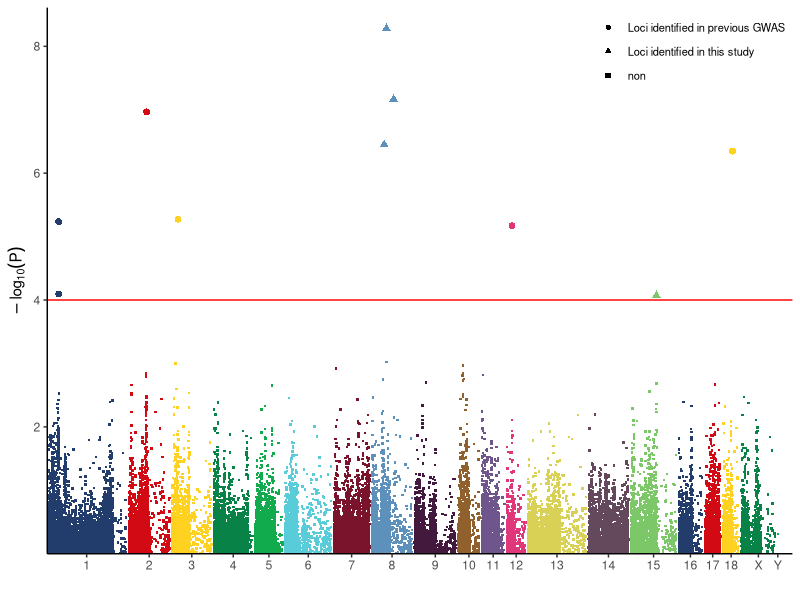
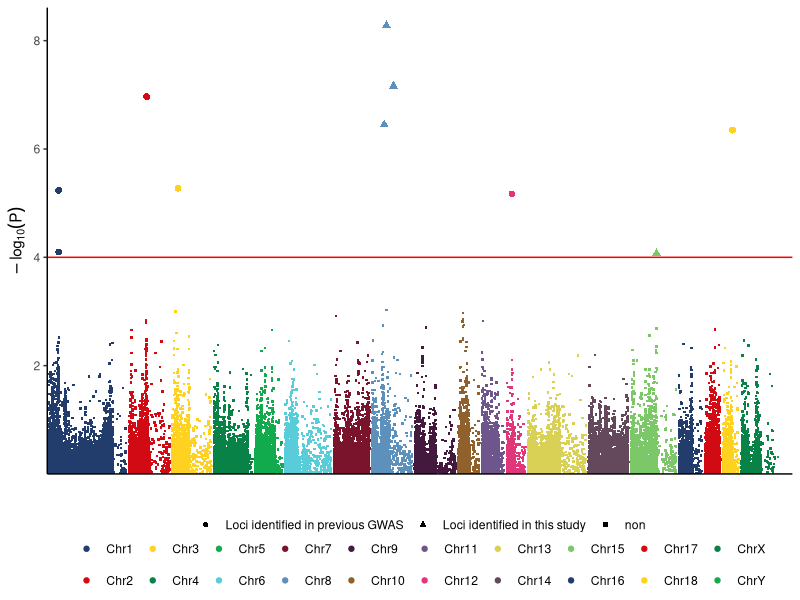
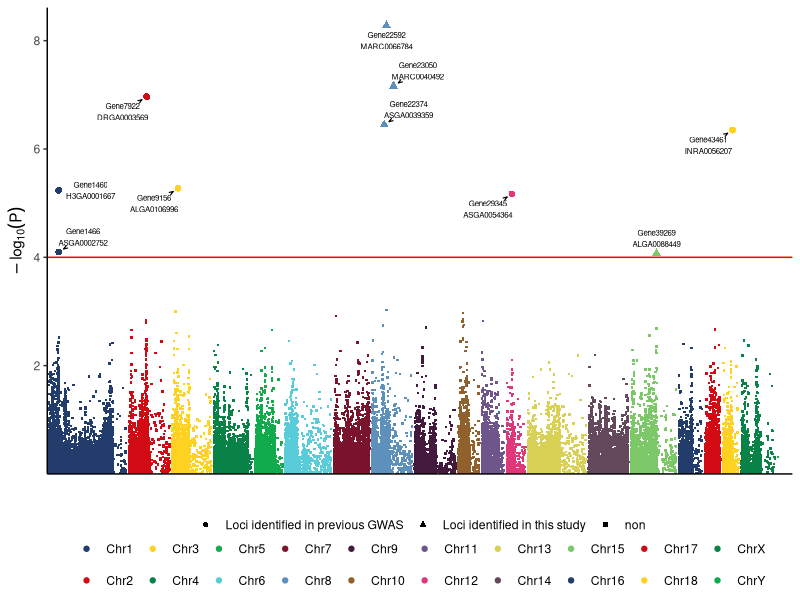
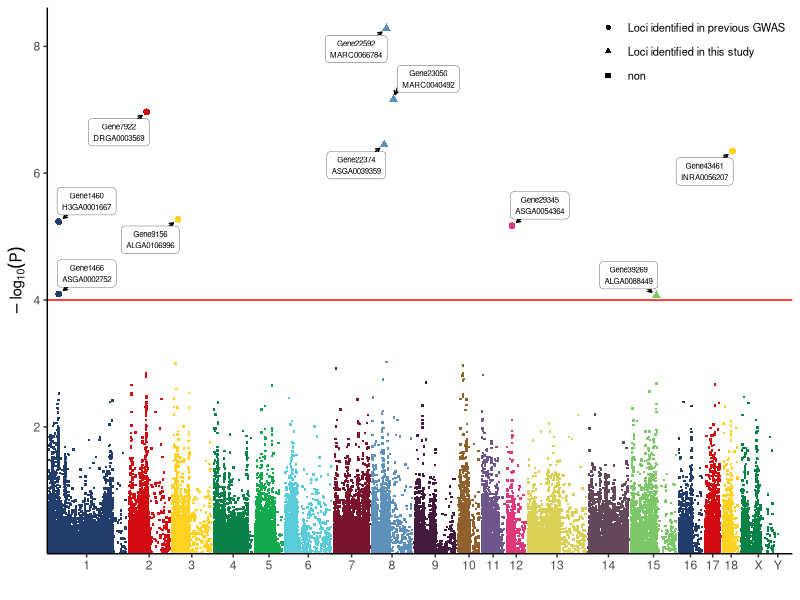
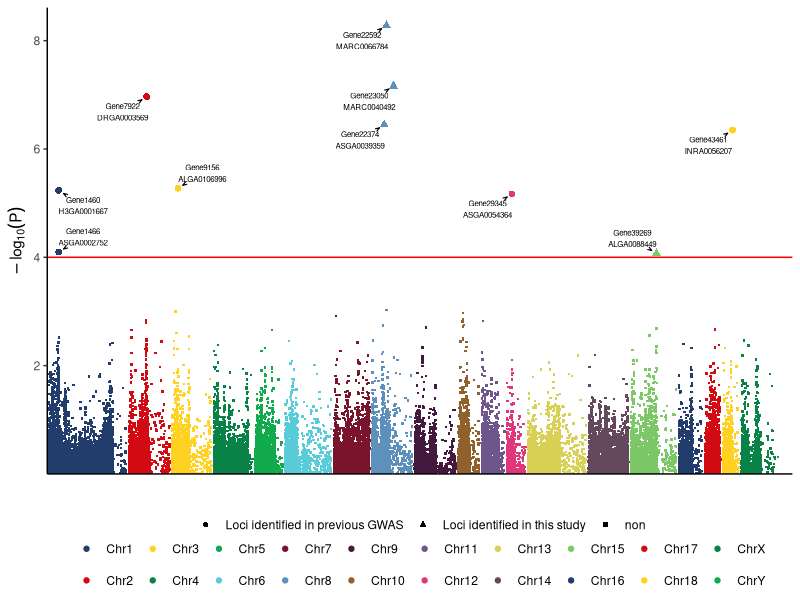

Here is the R script that generated these plots, in order:
## ---- chunk 1
knitr::opts_chunk$set(echo = TRUE)
## ---- chunk 2
library(dplyr)

gwas <- read.csv("easy_input.csv", as.is = T)
head(gwas)
str(gwas)

gwas$chr <- factor(gwas$CHR,levels=c(1:18,"X","Y"))#给染色体排序 order chromosomes
## ---- chunk 3
chrom <- read.table("Karyotype.txt", header = T, as.is = T)
head(chrom)
#计算每条染色体在x轴上的起始位置
#calculate the starting position of each chromosome on the x-axis
chrom$chrx <- c(0,cumsum(as.numeric(chrom$chr_len))[-nrow(chrom)])
chrx <- data.frame(chr = chrom$chr, chrx = chrom$chrx)
chrx$chr <- factor(chrx$chr,levels=c(1:18,"X","Y"))#给染色体排序 order chromosomes
## ---- chunk 4
#计算每条染色体在x轴上的坐标
#calculate the coordinates of each chromosome on the x-axis
gwas <- left_join(gwas, chrx, by=c("chr"="chr")) %>%
  #arrange(chr, POS) %>%
  mutate(SNPx=POS+chrx)

#取-log10(P-value)作为y轴坐标
#take -log10(P-value) as the y-axis coordinate
gwas$SNPy <- -log10(gwas$P_value)
## ---- chunk 5
#设置阈值
#set threshold
logPcutoff <- 4

#是否超过阈值分为两类，后面将用不同大小的点来区分
#whether or not the threshold is exceeded is divided into two categories, which will be distinguished later by dots of different sizes
gwas$pcut <- rep("0", nrow(gwas))
gwas[gwas$SNPy > logPcutoff,]$pcut <- "1"

#只给超过一定阈值的SNP写文字标签
#write text labels only for SNP above a certain threshold
gwas$label <- rep(NA, nrow(gwas))
gwas[gwas$SNPy > logPcutoff,]$label <- paste(gwas[gwas$SNPy > 4,]$gene,gwas[gwas$SNPy > 4,]$SNP,sep = "\n")
#如果没有提供基因名，就用下面这行
#if the gene name is not provided, use the following line
#gwas[gwas$SNPy > logPcutoff,]$label <- gwas[gwas$SNPy > 4,]$SNP

tail(gwas)
str(gwas)
## ---- chunk 6
#不喜欢默认的配色，自定义足够多的颜色
#don't like the default color scheme, customize enough colors
mycol <- rep(c("#223D6C","#D20A13","#FFD121","#088247","#11AA4D","#58CDD9","#7A142C","#5D90BA","#431A3D","#91612D","#6E568C","#E0367A","#D8D155","#64495D","#7CC767"),2)

#染色体的名字作为x轴标签
#chromosome names as x-axis labels
axisdf = gwas %>% group_by(chr) %>% summarize(center=( max(SNPx) + min(SNPx) ) / 2 )

library("ggplot2")
p <- ggplot(data = gwas, mapping = aes(x = SNPx, y = SNPy)) + 
  geom_point(aes(colour = chr, #每条染色体用不同的颜色 use a different color for each chromosome
                 shape = type, #不同类型用不同形状 different shapes for different types
                 size = pcut)) + #阈值上下的点用不同大小 dots above and below the threshold use different sizes
  #如果没有分类信息，或者不需要用不同的形状显示分类，就运行下面这行
  #if there are no categories, or if you don't need to display the categories in a different shape, run the following line
  #geom_point(aes(colour = CHR)) +
  scale_size_discrete(range = c(0.5,2)) + #点的大小范围 range of dot sizes
  #scale_shape_manual(values = c(20,8,15)) + #点的形状 shape of the dot
  
  #添加阈值的红色直线
  #add a red line with threshold
  geom_hline(yintercept = logPcutoff, color = 'red') +
  
  xlab("") + ylab(expression(-log[10](P))) + 
  scale_x_continuous(label = axisdf$chr, breaks= axisdf$center,
                     expand = expand_scale(mult = c(0,0.02))) + #左边到头，右边留空 left to the end, leave the right blank
  scale_y_continuous(expand = expand_scale(mult = c(0,0.04))) + #下面到头，上面留空 bottom to the end, leave the top blank
  
  theme_bw() + #去除背景色 remove background color
  theme(panel.grid =element_blank()) + #去除网格线 remove gridlines
  theme(panel.border = element_blank()) + #去除外层边框 remove outer border
  theme(axis.text = element_text(size = rel(0.8)), #坐标轴标签字号 axis label font size
        axis.line = element_line(colour = "black")) #沿坐标轴显示直线 display lines along the axes
  
p1 <- p + scale_color_manual(values = mycol) + #使用自定义的颜色 use custom colors
  guides(colour = FALSE, size = FALSE) + #不显示染色体图例 chromosome legend not shown
  theme(legend.background = element_blank(), 
        legend.title = element_blank(),
        legend.text = element_text(size = 8), #图例字号 legend font size
        legend.position = c(1,1),legend.justification = c(1,1)) #形状的图例放在右上角 the legend for the shape is placed in the upper right corner
p1

#图例放到底部
#the legend is placed at the bottom
p2 <- p + theme(axis.ticks.x = element_blank(), axis.text.x = element_blank()) +#去除x轴刻度和标签 remove x-axis scale and labels
  guides(color = guide_legend(nrow = 2), #染色体的图例排两行 the legend for the chromosomes is in two rows
         size = FALSE) + #不显示点大小的图例 the legend does not show the point size
  theme(legend.background = element_blank(), 
        legend.title = element_blank(),
        legend.box = "vertical", #两个图例垂直摆放 two legends are placed vertically
        legend.margin=margin(t= 0, unit='cm'), #图例不留边 the legend does not leave a margin
        legend.spacing = unit(0,"in"), #两个图例紧挨着 two legends are next to each other
        legend.position = "bottom") + #图例放在底部 the legend is placed at the bottom
  scale_color_manual(labels = paste0("Chr",unique(gwas$chr)),
                     values = mycol)
p2
## ---- chunk 7
library(ggrepel)
p2 + geom_text_repel(aes(label = label), 
                     size = 2, #标签文字的字号 font size of label text
                     point.padding = unit(0.5, "lines"), # label与point之间的连接显示 connection display between label and point
                     segment.colour = "black", # 连接（直线＋箭头）的颜色 color of connection (line + arrow)
                     segment.size = 0.4, # 连接（直线＋箭头）的粗细 thickness of connection (line + arrow)
                     arrow = arrow(angle = 20, length = unit(0.04,"inches")), # 箭头设置参考?arrow arrow setting reference ?arrow
                     ylim = c(logPcutoff, max(gwas$SNPy)), # 限制label的绘图区域 limit the drawing area of the label
                     direction = "both", # 默认在x、y轴方向上调整label的位置 adjust the position of the label in the x and y directions by default
                     min.segment.length = 0, #默认长度小于0.5的箭头就不画了 arrows with a default length of less than 0.5 are not drawn
                     na.rm = TRUE #不提示移除NA no prompt to remove NA
                     )

#保存到pdf文件
#save to PDF file
ggsave("Manhattan.pdf",width = 7,height = 4)
## ---- chunk 8
p1 + geom_label_repel(aes(label = label),
                    size = 2,
                    point.padding = unit(0.5, "lines"), 
                    
                    label.size = 0.1, # label外的边框宽度 the width of the border outside the label
                    label.r = unit(0.2, "lines"), # label外的边框直角弧度 the right-angled arc of the frame outside the label
                    
                    segment.colour = "black", 
                    segment.size = 0.5, 
                    arrow = arrow(length = unit(0.1,"cm")), 
                    ylim = c(logPcutoff, max(gwas$SNPy)), 
                    direction = "both", 
                    min.segment.length = 0,
                    na.rm = TRUE 
)
## ---- chunk 9
sessionInfo()
